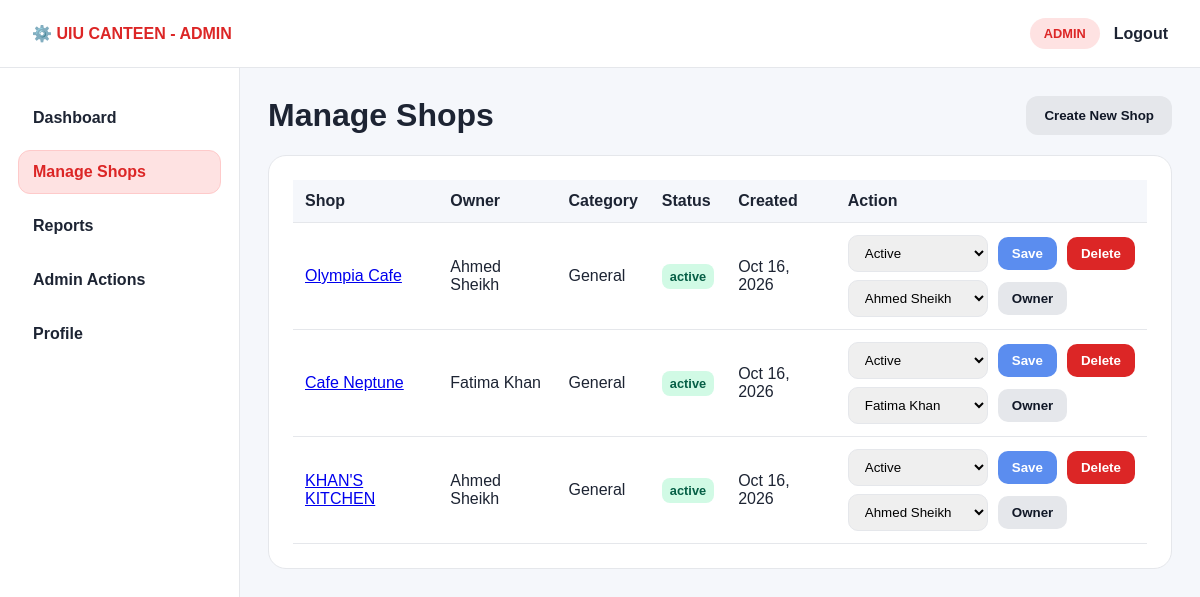
Screenshot of /admin/shops.php (signed in) with the database file from the repository.
### tables this page shows
CREATE TABLE IF NOT EXISTS `shops` (
    `id` INT NOT NULL AUTO_INCREMENT,
    `owner_id` INT NOT NULL,
    `name` VARCHAR(150) NOT NULL,
    `description` TEXT,
    `category_id` INT DEFAULT NULL,
    `address` VARCHAR(255) DEFAULT NULL,
    `phone` VARCHAR(20) DEFAULT NULL,
    `logo_image` VARCHAR(255) DEFAULT NULL,
    `opening_time` TIME DEFAULT NULL,
    `closing_time` TIME DEFAULT NULL,
    `status` ENUM('active', 'warning', 'suspended', 'banned') NOT NULL DEFAULT 'active',
    `created_at` TIMESTAMP NOT NULL DEFAULT CURRENT_TIMESTAMP,
    `updated_at` TIMESTAMP DEFAULT CURRENT_TIMESTAMP ON UPDATE CURRENT_TIMESTAMP,
    PRIMARY KEY (`id`),
    KEY `idx_shops_owner_id` (`owner_id`),
    KEY `idx_shops_category_id` (`category_id`),
    KEY `idx_shops_status` (`status`),
    CONSTRAINT `fk_shops_owner` FOREIGN KEY (`owner_id`) REFERENCES `users` (`id`) ON DELETE CASCADE ON UPDATE CASCADE,
    CONSTRAINT `fk_shops_category` FOREIGN KEY (`category_id`) REFERENCES `categories` (`id`) ON UPDATE CASCADE
);

CREATE TABLE IF NOT EXISTS `users` (
    `id` INT NOT NULL AUTO_INCREMENT,
    `full_name` VARCHAR(100) NOT NULL,
    `email` VARCHAR(150) NOT NULL,
    `phone` VARCHAR(20) DEFAULT NULL,
    `password` VARCHAR(255) NOT NULL,
    `role_id` INT NOT NULL,
    `profile_image` VARCHAR(255) DEFAULT NULL,
    `status` ENUM('active', 'suspended', 'banned') NOT NULL DEFAULT 'active',
    `created_at` TIMESTAMP NOT NULL DEFAULT CURRENT_TIMESTAMP,
    `updated_at` TIMESTAMP DEFAULT CURRENT_TIMESTAMP ON UPDATE CURRENT_TIMESTAMP,
    PRIMARY KEY (`id`),
    UNIQUE KEY `uq_users_email` (`email`),
    KEY `idx_users_role_id` (`role_id`),
    KEY `idx_users_status` (`status`),
    CONSTRAINT `fk_users_role` FOREIGN KEY (`role_id`) REFERENCES `roles` (`id`) ON UPDATE CASCADE
);

### includes/auth.php (called while the page is built, shortened)
<?php
function e($value)
{
    return htmlspecialchars((string) $value, ENT_QUOTES, 'UTF-8');
}

### admin/shops.php (the view, shortened to what this page needs)
<?php
require_once __DIR__ . '/../includes/auth.php';
$conn = getDbConnection();
$shopOwners = $conn->query(
    'SELECT u.id, u.full_name FROM users u INNER JOIN roles r ON r.id = u.role_id WHERE r.name = "shop_owner" ORDER BY u.full_name ASC'
)->fetch_all(MYSQLI_ASSOC);
$shopsStmt = $conn->prepare(
    'SELECT s.id, s.owner_id, s.name, s.status, s.created_at, u.full_name AS owner_name, c.name AS category_name
     FROM shops s
     INNER JOIN users u ON u.id = s.owner_id
     LEFT JOIN categories c ON c.id = s.category_id
     ORDER BY s.created_at DESC'
);
$shopsStmt->execute();
$shopList = $shopsStmt->get_result()->fetch_all(MYSQLI_ASSOC);
?>
<!DOCTYPE html>
<html lang="en">
<head>
</head>
<body>
    <header class="topbar">
        <div class="brand">⚙️ UIU CANTEEN - ADMIN</div>
        <div class="top-actions">
            <span class="pill">ADMIN</span>
            <a class="logout" href="/uiu-canteen/logout.php">Logout</a>
        </div>
    </header>
    <div class="layout">
        <aside class="sidebar">
            <nav class="nav">
                <a href="dashboard.php">Dashboard</a>
                <a class="active" href="shops.php">Manage Shops</a>
                <a href="reports.php">Reports</a>
                <a href="actions.php">Admin Actions</a>
                <a href="../profile.php">Profile</a>
            </nav>
        </aside>
        <main class="content">
            <div class="page-header">
                <h1>Manage Shops</h1>
                <button type="button" class="new-shop-trigger" data-open-modal="new-shop-modal">Create New Shop</button>
            </div>
            <div class="panel">
                <table>
                    <thead>
                        <tr>
                            <th>Shop</th>
                            <th>Owner</th>
                            <th>Category</th>
                            <th>Status</th>
                            <th>Created</th>
                            <th>Action</th>
                        </tr>
                    </thead>
                    <tbody>
                        <?php foreach ($shopList as $shop): ?>
                            <tr>
                                <td><a href="shop-details.php?shop_id=<?= (int) $shop['id'] ?>"><?= e($shop['name']) ?></a></td>
                                <td><?= e($shop['owner_name']) ?></td>
                                <td><?= e($shop['category_name'] ?? 'General') ?></td>
                                <td><span class="status <?= strtolower($shop['status']) ?>"><?= e($shop['status']) ?></span></td>
                                <td><?= date('M d, Y', strtotime($shop['created_at'])) ?></td>
                                <td>
                                    <form class="inline" method="POST" onsubmit="return confirm('Are you sure you want to delete this shop?');">
                                        <select name="status">
                                            <option value="active" <?= $shop['status'] === 'active' ? 'selected' : '' ?>>Active</option>
                                        </select>
                                        <button class="btn" type="submit">Save</button>
                                        <button class="btn btn-danger" type="submit" name="delete_shop" value="1">Delete</button>
                                    </form>
                                    <form class="inline" method="POST" style="margin-top: 8px;">
                                        <select name="owner_id" required>
                                            <?php foreach ($shopOwners as $owner): ?>
                                                <option value="<?= (int) $owner['id'] ?>" <?= (int) $owner['id'] === (int) $shop['owner_id'] ? 'selected' : '' ?>><?= e($owner['full_name']) ?></option>
                                            <?php endforeach; ?>
                                        </select>
                                        <button class="btn btn-light" type="submit">Owner</button>
                                    </form>
                                </td>
                            </tr>
                        <?php endforeach; ?>
                    </tbody>
                </table>
            </div>
        </main>
    </div>
</body>
</html>

### admin/shops.php (style rules this page uses)
:root { --primary: #5b8def; --primary-soft: #edf4ff; --dark: #1d2433; --muted: #6b7280; --bg: #f5f7fb; --white: #fff; --border: #e5e7eb; --danger: #dc2626; --success: #16a34a; }
* { box-sizing: border-box; }
body { margin: 0; font-family: Arial, sans-serif; background: var(--bg); color: var(--dark); }
.topbar { display: flex; justify-content: space-between; align-items: center; background: var(--white); border-bottom: 1px solid var(--border); padding: 18px 32px; }
.brand { font-weight: 800; color: var(--danger); }
.top-actions { display: flex; gap: 14px; align-items: center; }
.pill { background: #fee2e2; color: var(--danger); border-radius: 999px; padding: 8px 14px; font-size: 0.8rem; font-weight: 700; }
.logout { color: var(--dark); text-decoration: none; font-weight: 700; }
.layout { display: grid; grid-template-columns: 240px 1fr; min-height: calc(100vh - 76px); }
.sidebar { background: var(--white); border-right: 1px solid var(--border); padding: 28px 18px; }
.nav { display: grid; gap: 10px; }
.nav a { text-decoration: none; color: var(--dark); font-weight: 600; border-radius: 12px; padding: 12px 14px; display: block; border: 1px solid transparent; }
.nav a.active { background: #fee2e2; color: var(--danger); border-color: #fecaca; }
.content { padding: 28px; }
.page-header { margin-bottom: 20px; display: flex; justify-content: space-between; align-items: center; gap: 16px; }
.page-header h1 { margin: 0; font-size: 2rem; }
.panel { background: var(--white); border: 1px solid var(--border); border-radius: 18px; padding: 24px; margin-bottom: 24px; }
.btn { display: inline-block; padding: 9px 14px; background: var(--primary); color: var(--white); border: none; border-radius: 10px; font-weight: 700; cursor: pointer; text-decoration: none; }
.btn-light { background: #e5e7eb; color: #111827; }
.btn-danger { background: #dc2626; color: var(--white); }
.new-shop-trigger { background: #e5e7eb; color: #111827; border: none; border-radius: 12px; padding: 12px 18px; font-weight: 700; cursor: pointer; }
table { width: 100%; border-collapse: collapse; }
th, td { padding: 12px; border-bottom: 1px solid var(--border); text-align: left; }
th { background: var(--bg); }
.status { display: inline-block; padding: 5px 8px; border-radius: 8px; font-size: 0.8rem; font-weight: 700; }
.status.active { background: #d1fae5; color: #065f46; }
form.inline { display: flex; align-items: center; gap: 10px; }
select { padding: 9px 12px; border: 1px solid var(--border); border-radius: 10px; min-width: 140px; }

### rows the page displays
shops: name "Olympia Cafe", owner.full_name "Ahmed Sheikh", category_name "General", status "active", created_at "Oct 16, 2026", status "Active", owner_id "Ahmed Sheikh"
shops: name "Cafe Neptune", owner.full_name "Fatima Khan", category_name "General", status "active", created_at "Oct 16, 2026", status "Active", owner_id "Fatima Khan"
shops: name "KHAN'S KITCHEN", owner.full_name "Ahmed Sheikh", category_name "General", status "active", created_at "Oct 16, 2026", status "Active", owner_id "Ahmed Sheikh"
